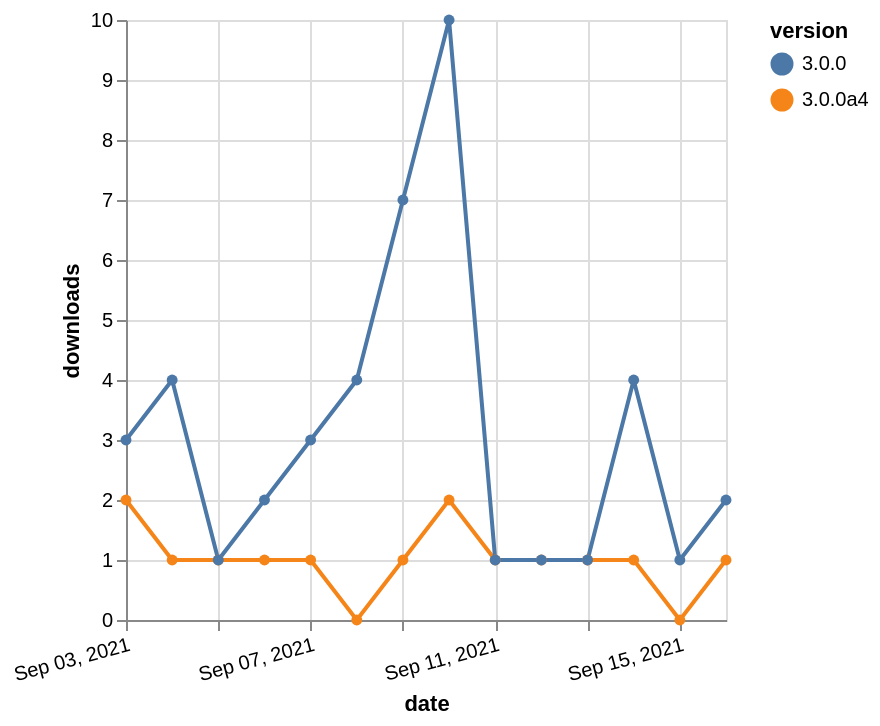

The Vega-Lite source for this figure:
### Vega-Lite specification from a JSON file in a GitHub repository (floating-point values rounded to 4 significant figures)
{"$schema": "https://vega.github.io/schema/vega-lite/v5.json", "description": "A simple bar chart with embedded data.", "data": {"values": [{"date": "2021-09-03", "total": 154, "delta": 2, "version": "3.0.0a4"}, {"date": "2021-09-04", "total": 155, "delta": 1, "version": "3.0.0a4"}, {"date": "2021-09-05", "total": 156, "delta": 1, "version": "3.0.0a4"}, {"date": "2021-09-06", "total": 157, "delta": 1, "version": "3.0.0a4"}, {"date": "2021-09-07", "total": 158, "delta": 1, "version": "3.0.0a4"}, {"date": "2021-09-08", "total": 158, "delta": 0, "version": "3.0.0a4"}, {"date": "2021-09-09", "total": 159, "delta": 1, "version": "3.0.0a4"}, {"date": "2021-09-10", "total": 161, "delta": 2, "version": "3.0.0a4"}, {"date": "2021-09-11", "total": 162, "delta": 1, "version": "3.0.0a4"}, {"date": "2021-09-12", "total": 163, "delta": 1, "version": "3.0.0a4"}, {"date": "2021-09-13", "total": 164, "delta": 1, "version": "3.0.0a4"}, {"date": "2021-09-14", "total": 165, "delta": 1, "version": "3.0.0a4"}, {"date": "2021-09-15", "total": 165, "delta": 0, "version": "3.0.0a4"}, {"date": "2021-09-16", "total": 166, "delta": 1, "version": "3.0.0a4"}, {"date": "2021-09-03", "total": 353, "delta": 3, "version": "3.0.0"}, {"date": "2021-09-04", "total": 357, "delta": 4, "version": "3.0.0"}, {"date": "2021-09-05", "total": 358, "delta": 1, "version": "3.0.0"}, {"date": "2021-09-06", "total": 360, "delta": 2, "version": "3.0.0"}, {"date": "2021-09-07", "total": 363, "delta": 3, "version": "3.0.0"}, {"date": "2021-09-08", "total": 367, "delta": 4, "version": "3.0.0"}, {"date": "2021-09-09", "total": 374, "delta": 7, "version": "3.0.0"}, {"date": "2021-09-10", "total": 384, "delta": 10, "version": "3.0.0"}, {"date": "2021-09-11", "total": 385, "delta": 1, "version": "3.0.0"}, {"date": "2021-09-12", "total": 386, "delta": 1, "version": "3.0.0"}, {"date": "2021-09-13", "total": 387, "delta": 1, "version": "3.0.0"}, {"date": "2021-09-14", "total": 391, "delta": 4, "version": "3.0.0"}, {"date": "2021-09-15", "total": 392, "delta": 1, "version": "3.0.0"}, {"date": "2021-09-16", "total": 394, "delta": 2, "version": "3.0.0"}]}, "width": "container", "mark": {"type": "line", "point": {"filled": true}}, "encoding": {"x": {"field": "date", "type": "temporal", "timeUnit": "yearmonthdate", "title": "date", "axis": {"labelAngle": -15}}, "y": {"field": "delta", "type": "quantitative", "title": "downloads"}, "color": {"field": "version", "type": "nominal"}, "tooltip": {"field": "delta"}}}
